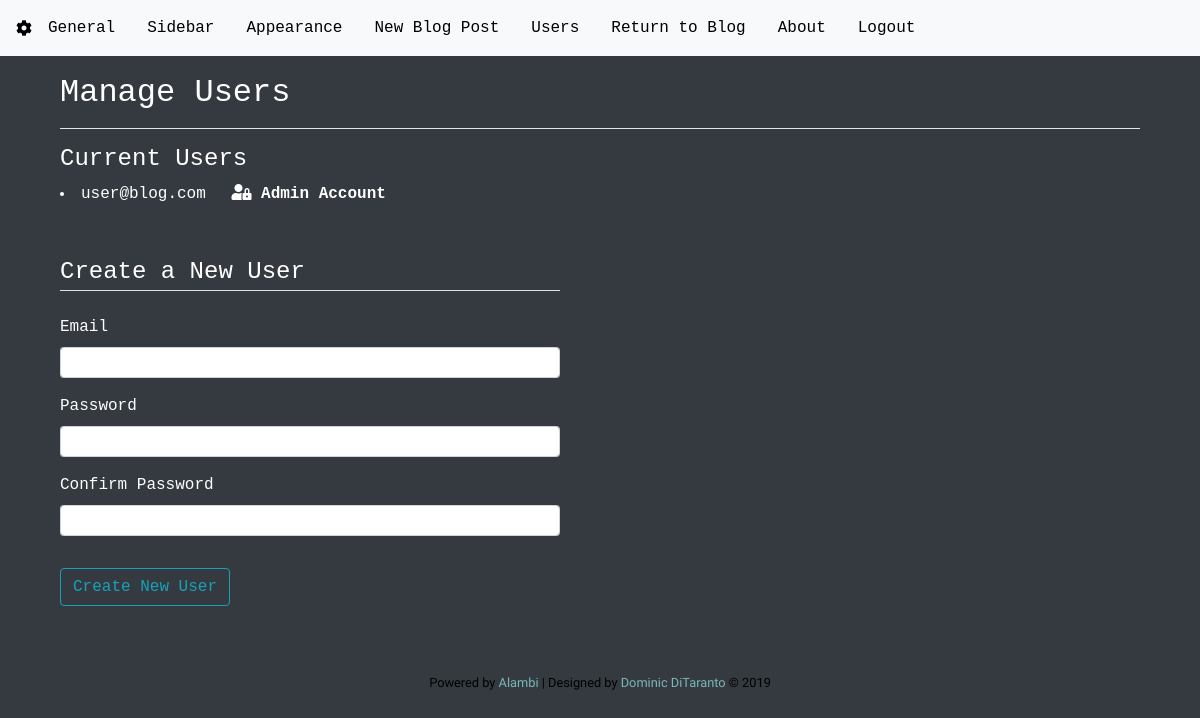
/settings/manage_users/, run on an earlier commit of the app's database.
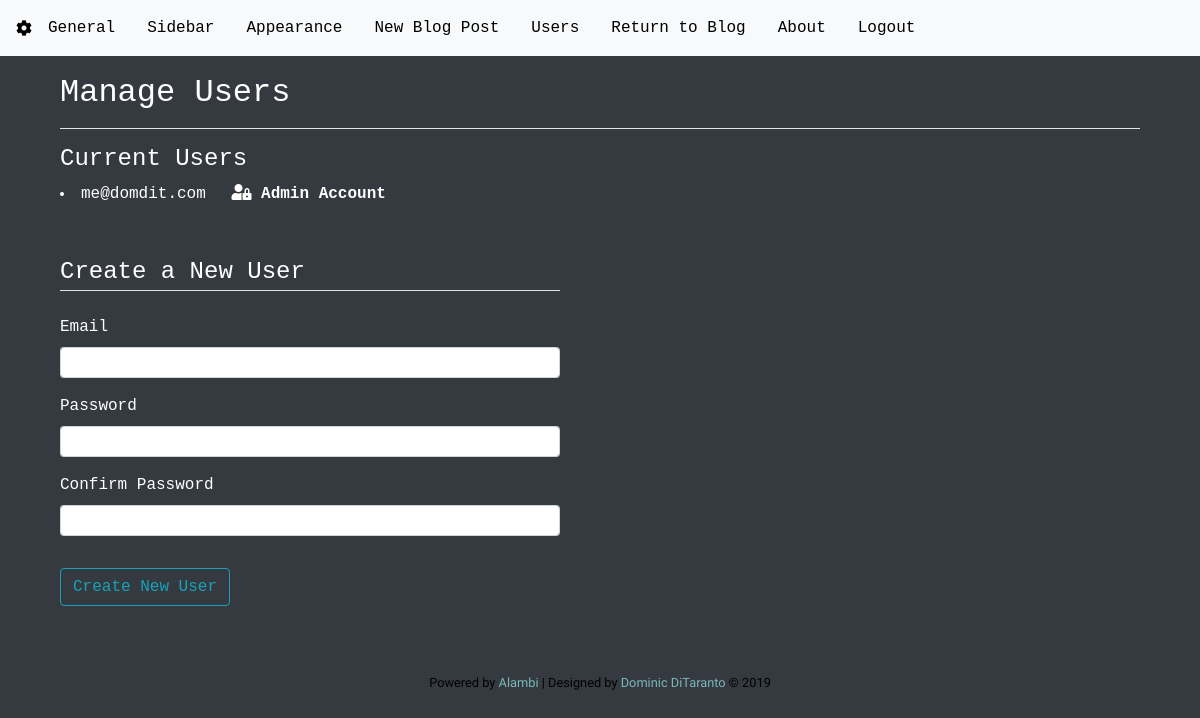
And on a later commit of the database.
### alambi/models.py (models this page shows, shortened)
class User(db.Model, UserMixin):
    id = db.Column(db.Integer, primary_key=True)
    email = db.Column(db.String(120), unique=True, nullable=False)
    password = db.Column(db.String(60), nullable=False)

### alambi/admin/routes.py (the view, shortened to what this page needs)
@admin.route("/settings/manage_users/", methods=['GET', 'POST'])
def manage_users():
    tinymce = os.getenv('TINYMCE_API')
    general_settings = GeneralSettings.query.first()
    theme_settings = Theme.query.filter_by(selected=True).first()
    main_font = theme_settings.main_font
    main_font = main_font.replace('+', ' ')
    head_font = theme_settings.header_font
    head_font = head_font.replace('+', ' ')
    form = AdminForm()
    users = User.query.all()
    return render_template('manage_users.html', title=general_settings.name + " - Manage Users", settings_title="Manage Users",
                           form=form, users=users, theme_settings=theme_settings, main_font=main_font,
                           head_font=head_font, tinymce=tinymce)

### alambi/admin/forms.py (shortened to what this page needs)
class AdminForm(FlaskForm):
    email = StringField('Email', validators=[DataRequired(), Email()])
    password = PasswordField('Password', validators=[DataRequired()])
    confirm_password = PasswordField('Confirm Password', validators=[DataRequired(), EqualTo('password')])
    submit = SubmitField('Create New User')

### alambi/__init__.py (called while the page is built)
@app.template_filter('autoversion')
def autoversion_filter(filename):
    path = 'alambi/' + filename[1:]
    try:
        timestamp = str(os.path.getmtime(path))
    except OSError:
        return filename
    newfile = "{0}?v={1}".format(filename, timestamp)
    print(newfile)
    return newfile

### alambi/templates/manage_users.html (shortened to what this page needs)
{% set active_page = "users" %}
{% extends 'admin_layout.html' %}
{% block admin %}
<h4>Current Users </h4>
{% for user in users %}
<li class="mb-2">
    {{user.email}}
    {% if loop.index == 1 %}
    <i class="ml-3 fas fa-user-lock"></i> <b>Admin Account</b>
    {% else %}
    <button class="ml-3 btn btn-info btn-sm" data-toggle="modal" data-target="#modal_{{user.id}}">Delete User</button>
    {% endif %}
</li>
{% endfor %}
<form method="POST" action="" class="mt-5" style="max-width:500px;">
    <fieldset class="form-group">
        <legend class="border-bottom mb-4">Create a New User</legend>
        <div class="new_admin">
        <div class="form-group ">
            {{ form.email.label(class="form-control-label") }}
            {% if form.email.errors %}
                {{ form.email(class="form-control form-control-sm is-invalid") }}
                <div class="invalid-feedback">
                    {% for error in form.email.errors %}
                        <span>{{ error }}</span>
                    {% endfor %}
                </div>
            {% else %}
                {{ form.email(class="form-control form-control-sm") }}
            {% endif %}
        </div>
        <div class="form-group">
            {{ form.password.label(class="form-control-label") }}
            {% if form.password.errors %}
                {{ form.password(class="form-control form-control-sm is-invalid") }}
                <div class="invalid-feedback">
                    {% for error in form.password.errors %}
                        <span>{{ error }}</span>
                    {% endfor %}
                </div>
            {% else %}
                {{ form.password(class="form-control form-control-sm") }}
            {% endif %}
        </div>
        <div class="form-group">
            {{ form.confirm_password.label(class="form-control-label") }}
            {% if form.confirm_password.errors %}
                {{ form.confirm_password(class="form-control form-control-sm is-invalid") }}
                <div class="invalid-feedback">
                    {% for error in form.confirm_password.errors %}
                        <span>{{ error }}</span>
                    {% endfor %}
                </div>
            {% else %}
                {{ form.confirm_password(class="form-control form-control-sm") }}
            {% endif %}
        </div>
            </div>
    </fieldset>
    <div class="form-group">
        {{ form.submit(class="btn btn-outline-info") }}
    </div>
</form>
{% endblock %}

What changed in the data, as far as the page shows it:
changed User: email "user@blog.com" → "me@domdit.com"
